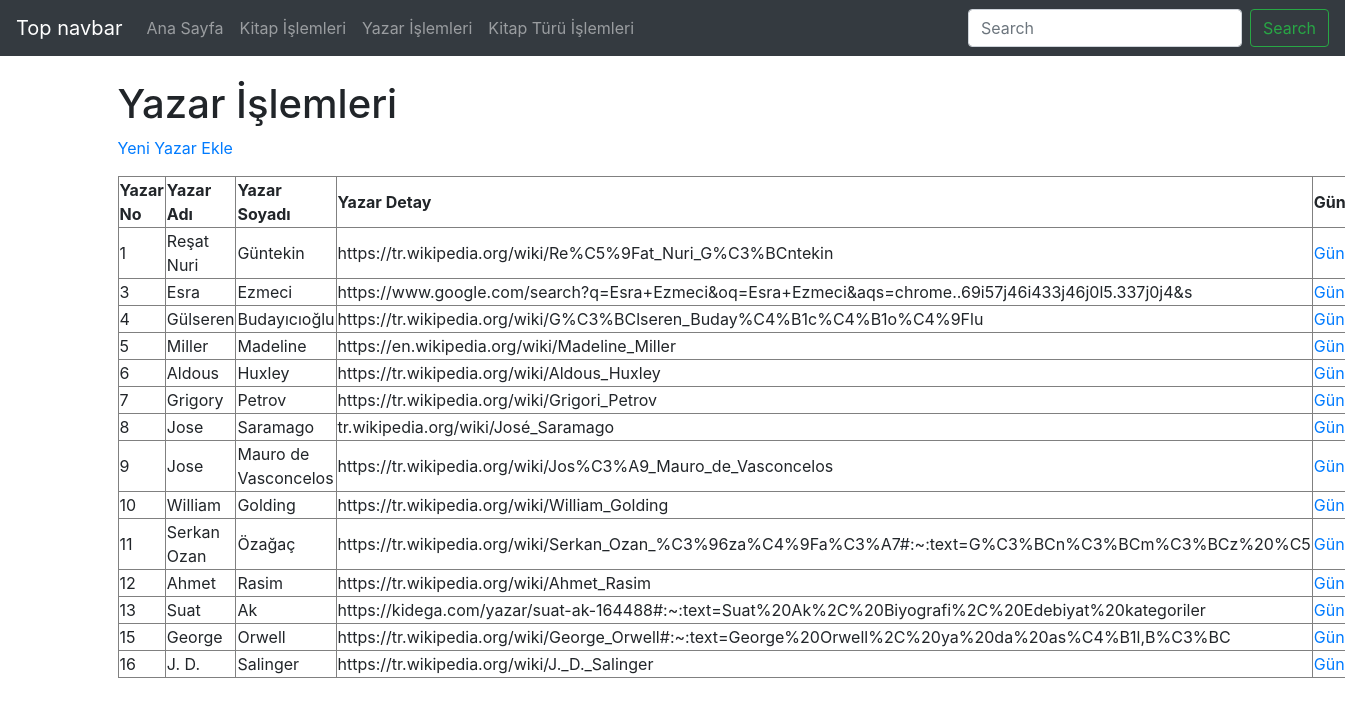
/yazar.php, run on the app's committed database.
### tables this page shows
CREATE TABLE `yazarveri` (
  `ykn` smallint(6) NOT NULL COMMENT 'Yazar Tablosunun Anahtar alanı',
  `ykt` timestamp NOT NULL DEFAULT current_timestamp() COMMENT 'Yazar Kayıt Tarihi',
  `ya` varchar(100) NOT NULL COMMENT 'Yazar Tam Adı',
  `ys` varchar(150) NOT NULL COMMENT 'Yazar Soyadı',
  `yu` varchar(100) DEFAULT NULL COMMENT 'Yazara Ait URL bilgisi '
);

### yazar.php (the view, shortened to what this page needs)
<?php
require_once("baglanti.php");
$sorgu = mysqli_query($baglanti, "SELECT * FROM yazarveri");
?>
<!DOCTYPE html>
<html lang="tr"><head><meta http-equiv="Content-Type" content="text/html; charset=UTF-8">
<link href="bootstrap.min.css" rel="stylesheet">
    <link href="./katalog_files/navbar-top.css" rel="stylesheet">
  </head>
  <body>
    <nav class="navbar navbar-expand-md navbar-dark bg-dark mb-4">
  <a class="navbar-brand" href="https://getbootstrap.com/docs/4.4/examples/navbar-static/#">Top navbar</a>
  <div class="collapse navbar-collapse" id="navbarCollapse">
    <ul class="navbar-nav mr-auto">
      <li class="nav-item">
        <a class="nav-link" href="index.php">Ana Sayfa </a>
      </li>
      <li class="nav-item">
        <a class="nav-link" href="kitap.php">Kitap İşlemleri</a>
      </li>
      <li class="nav-item">
        <a class="nav-link" href="yazar.php">Yazar İşlemleri</a>
      </li>
      <li class="nav-item">
        <a class="nav-link" href="kitaptur.php">Kitap Türü İşlemleri</a>
      </li>
    </ul>
    <form class="form-inline mt-2 mt-md-0">
      <input class="form-control mr-sm-2" type="text" placeholder="Search" aria-label="Search">
      <button class="btn btn-outline-success my-2 my-sm-0" type="submit">Search</button>
    </form>
  </div>
</nav>
<main role="main" class="container">
<h1>Yazar İşlemleri</h1>
<p><a href="yazar_ekle.php">Yeni Yazar Ekle</a></p>
<?php
echo("<table border=1 width=80%>");
    echo("<tr>");
    echo("<td><b>Yazar No</b></td>");
    echo("<td><b>Yazar Adı</b></td>");
    echo("<td><b>Yazar Soyadı</b></td>");
    echo("<td><b>Yazar Detay</b></td>");
    echo("<td><b>Güncelle</b></td>");
    echo("</tr>");
while($satir = mysqli_fetch_assoc($sorgu)){
    echo("<tr>");
    echo("<td>".$satir["ykn"]."</td>");
    echo("<td>".$satir["ya"]."</td>");
    echo("<td>".$satir["ys"]."</td>");
    echo("<td>".$satir["yu"]."</td>");
    echo("<td><a href='guncellenecek.php?ykn=".$satir["ykn"]."'>Güncelle</a></td>");
    echo("</tr>");
            }
echo("</table>");
?>
</main>
</body></html>

### navbar-top.css (style rules this page uses)
body { min-height: 75rem; }

### data on the page
yazarveri: ykn "1", ya "Reşat Nuri", ys "Güntekin", yu "https://tr.wikipedia.org/wiki/Re%C5%9Fat_Nuri_G%C3%BCntekin"
yazarveri: ykn "3", ya "Esra", ys "Ezmeci", yu "https://www.google.com/search?q=Esra+Ezmeci&oq=Esra+Ezmeci&aqs=chrome..69i57j46i433j46j0l5.337j0j4&s"
yazarveri: ykn "4", ya "Gülseren", ys "Budayıcıoğlu", yu "https://tr.wikipedia.org/wiki/G%C3%BClseren_Buday%C4%B1c%C4%B1o%C4%9Flu"
yazarveri: ykn "5", ya "Miller", ys "Madeline", yu "https://en.wikipedia.org/wiki/Madeline_Miller"
yazarveri: ykn "6", ya "Aldous", ys "Huxley", yu "https://tr.wikipedia.org/wiki/Aldous_Huxley"
yazarveri: ykn "7", ya "Grigory", ys "Petrov", yu "https://tr.wikipedia.org/wiki/Grigori_Petrov"
yazarveri: ykn "8", ya "Jose", ys "Saramago", yu "tr.wikipedia.org/wiki/José_Saramago"
yazarveri: ykn "9", ya "Jose", ys "Mauro de Vasconcelos", yu "https://tr.wikipedia.org/wiki/Jos%C3%A9_Mauro_de_Vasconcelos"
yazarveri: ykn "10", ya "William", ys "Golding", yu "https://tr.wikipedia.org/wiki/William_Golding"
yazarveri: ykn "11", ya "Serkan Ozan", ys "Özağaç", yu "https://tr.wikipedia.org/wiki/Serkan_Ozan_%C3%96za%C4%9Fa%C3%A7#:~:text=G%C3%BCn%C3%BCm%C3%BCz%20%C5"
yazarveri: ykn "12", ya "Ahmet", ys "Rasim", yu "https://tr.wikipedia.org/wiki/Ahmet_Rasim"
yazarveri: ykn "13", ya "Suat", ys "Ak", yu "https://kidega.com/yazar/suat-ak-164488#:~:text=Suat%20Ak%2C%20Biyografi%2C%20Edebiyat%20kategoriler"
yazarveri: ykn "15", ya "George", ys "Orwell", yu "https://tr.wikipedia.org/wiki/George_Orwell#:~:text=George%20Orwell%2C%20ya%20da%20as%C4%B1l,B%C3%BC"
yazarveri: ykn "16", ya "J. D.", ys "Salinger", yu "https://tr.wikipedia.org/wiki/J._D._Salinger"
